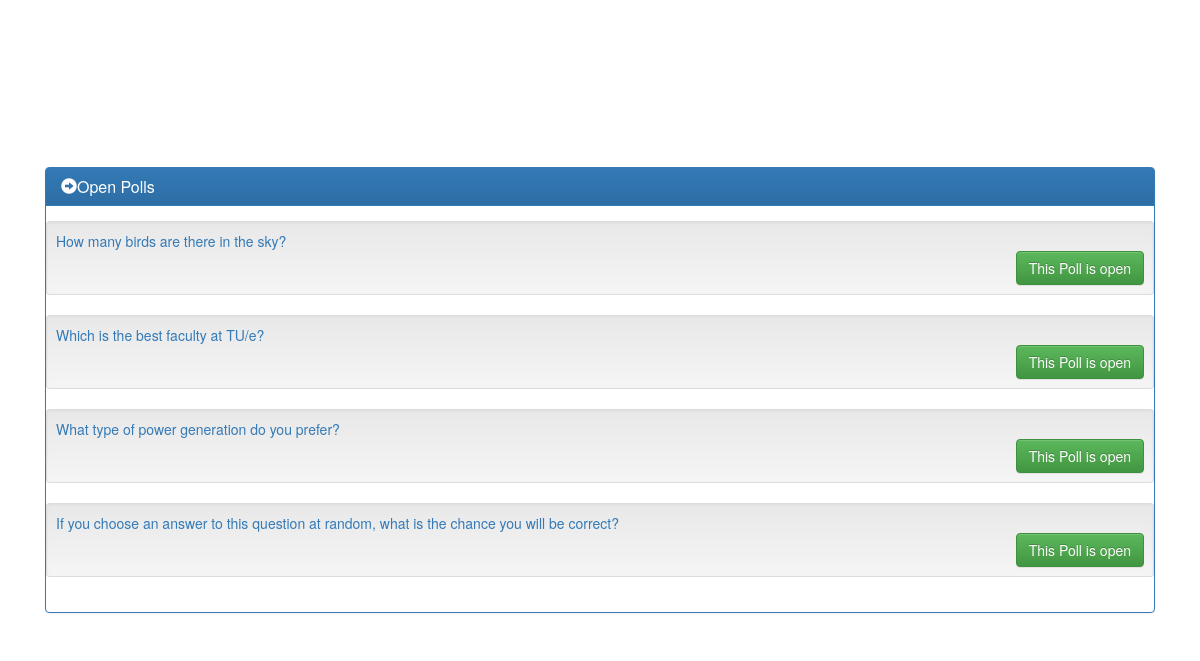
Screenshot of /polls/ with the database file from the repository.
### polls/models.py (models this page shows, shortened)
class Question(models.Model):
    question_text = models.CharField(max_length=200)
    pub_date = models.DateTimeField('date published')

### polls/views.py (the view)
class IndexView(generic.ListView):
    template_name = 'polls/index.html'
    context_object_name = 'latest_question_list'
    def get_queryset(self):
        return Question.objects.order_by('-pub_date')[:5]

### polls/templates/polls/index.html
{% extends "polls/base.html" %}
{% block content %}
<div class="jumbotron vertical-center">
<div class = "container">
    <div class = "span12">
<div class="col-md-12">
            <div class="panel panel-primary">
                <div class="panel-heading">
                    <h3 class="panel-title">
                        <span class="glyphicon glyphicon-circle-arrow-right"></span>Open Polls</h3>
                </div>
                <div class="panel-body two-col">
                  {% if latest_question_list %}
                  {% for question in latest_question_list %}
                    <div class="row">
                            <div class="well well-sm">
                              <a href="{% url 'polls:detail' question.id %}">{{ question.question_text }} </a>
                              <div class="text-right"><a href="{% url 'polls:detail' question.id %}"><button type="button" class="btn btn-success">This Poll is open</button></a></div>
                            </div>
                    </div>
                    {% endfor %}
                    {% else %}
                      <p>No polls are available.</p>
                    {% endif %}
                </div>
            </div>
        </div>
      </div>
</div>
</div>
{% endblock %}

### polls/static/css/polls.css (style rules this page uses)
body { background-image:no-repeat center center fixed; background-color: transparent; width: 100%; height: 100%; background-size: cover; -webkit-background-size: cover; -moz-background-size: cover; -o-background-size: cover; background-size: cover; }
.vertical-center { min-height: 100%; min-height: 100vh; display: flex; align-items: center; background-color: transparent; }

### rows the page displays
Question: question_text "How many birds are there in the sky?"
Question: question_text "Which is the best faculty at TU/e?"
Question: question_text "What type of power generation do you prefer?"
Question: question_text "If you choose an answer to this question at random, what is the chance you will be correct?"
